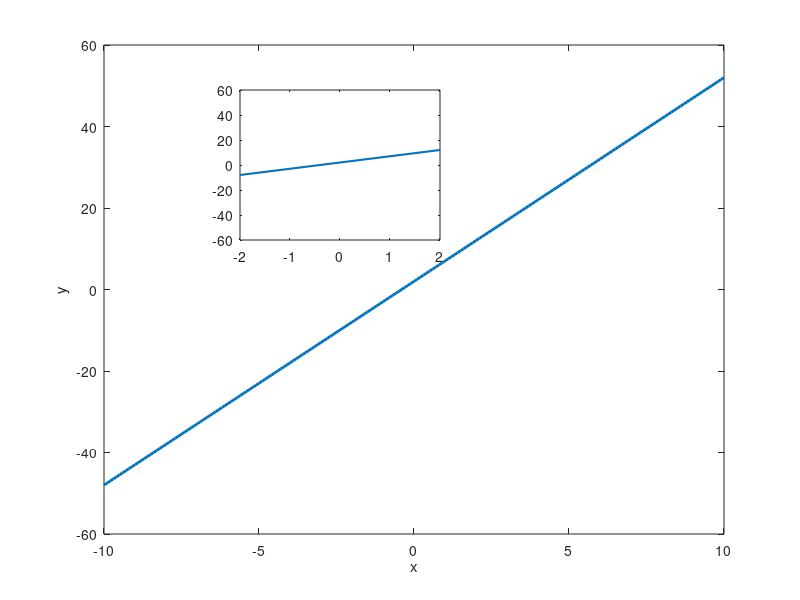

The MATLAB script that drew this image:
% Entrada de dados, condição e gráfico

a = input("Entre com o valor do coeficiente a: ");

x = -10:0.1:10;

y = a*x + 2;

if a < 0
    disp("Coeficiente negativo.");
elseif a == 0
    disp("Coeficiente igual a zero.");
else
    disp("Coeficiente positivo.");
end

figure
plot(x, y, 'LineWidth', 2);
xlabel('x');
ylabel('y');
axes('Position', [0.3, 0.6, 0.25, 0.25])
box on
plot(x, y, 'LineWidth', 1.5);
xlim([-2, 2]);
